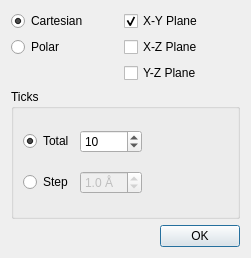
<?xml version="1.0" encoding="UTF-8"?>
<ui version="4.0">
 <class>MeshConfigurator</class>
 <widget class="QDialog" name="MeshConfigurator">
  <property name="geometry">
   <rect>
    <x>0</x>
    <y>0</y>
    <width>251</width>
    <height>258</height>
   </rect>
  </property>
  <property name="windowTitle">
   <string>Configure Mesh</string>
  </property>
  <layout class="QVBoxLayout" name="verticalLayout">
   <item>
    <layout class="QGridLayout" name="gridLayout_3">
     <item row="0" column="3">
      <spacer name="horizontalSpacer">
       <property name="orientation">
        <enum>Qt::Horizontal</enum>
       </property>
       <property name="sizeHint" stdset="0">
        <size>
         <width>40</width>
         <height>20</height>
        </size>
       </property>
      </spacer>
     </item>
     <item row="0" column="0">
      <widget class="QRadioButton" name="cartesianButton">
       <property name="text">
        <string>Cartesian</string>
       </property>
       <property name="checked">
        <bool>true</bool>
       </property>
      </widget>
     </item>
     <item row="1" column="0">
      <widget class="QRadioButton" name="polarButton">
       <property name="text">
        <string>Polar</string>
       </property>
      </widget>
     </item>
     <item row="0" column="1">
      <spacer name="horizontalSpacer_6">
       <property name="orientation">
        <enum>Qt::Horizontal</enum>
       </property>
       <property name="sizeType">
        <enum>QSizePolicy::Fixed</enum>
       </property>
       <property name="sizeHint" stdset="0">
        <size>
         <width>30</width>
         <height>20</height>
        </size>
       </property>
      </spacer>
     </item>
     <item row="2" column="2">
      <widget class="QCheckBox" name="yzCheckBox">
       <property name="text">
        <string>Y-Z Plane</string>
       </property>
      </widget>
     </item>
     <item row="0" column="2">
      <widget class="QCheckBox" name="xyCheckBox">
       <property name="text">
        <string>X-Y Plane</string>
       </property>
       <property name="checked">
        <bool>true</bool>
       </property>
      </widget>
     </item>
     <item row="1" column="2">
      <widget class="QCheckBox" name="xzCheckBox">
       <property name="text">
        <string>X-Z Plane</string>
       </property>
      </widget>
     </item>
    </layout>
   </item>
   <item>
    <widget class="QGroupBox" name="groupBox">
     <property name="title">
      <string>Ticks</string>
     </property>
     <layout class="QGridLayout" name="gridLayout">
      <item row="0" column="0">
       <widget class="QRadioButton" name="totalButton">
        <property name="text">
         <string>Total</string>
        </property>
        <property name="checked">
         <bool>true</bool>
        </property>
       </widget>
      </item>
      <item row="0" column="1">
       <widget class="QSpinBox" name="ticksSpinBox">
        <property name="maximum">
         <number>20</number>
        </property>
        <property name="value">
         <number>10</number>
        </property>
       </widget>
      </item>
      <item row="0" column="2">
       <spacer name="horizontalSpacer_12">
        <property name="orientation">
         <enum>Qt::Horizontal</enum>
        </property>
        <property name="sizeHint" stdset="0">
         <size>
          <width>40</width>
          <height>20</height>
         </size>
        </property>
       </spacer>
      </item>
      <item row="1" column="0">
       <widget class="QRadioButton" name="stepButton">
        <property name="text">
         <string>Step</string>
        </property>
       </widget>
      </item>
      <item row="1" column="1">
       <widget class="QDoubleSpinBox" name="stepSpinBox">
        <property name="enabled">
         <bool>false</bool>
        </property>
        <property name="suffix">
         <string> Å</string>
        </property>
        <property name="decimals">
         <number>1</number>
        </property>
        <property name="minimum">
         <double>0.500000000000000</double>
        </property>
        <property name="maximum">
         <double>10.000000000000000</double>
        </property>
        <property name="singleStep">
         <double>0.500000000000000</double>
        </property>
        <property name="value">
         <double>1.000000000000000</double>
        </property>
       </widget>
      </item>
     </layout>
    </widget>
   </item>
   <item>
    <layout class="QHBoxLayout" name="horizontalLayout_2">
     <item>
      <spacer name="horizontalSpacer_2">
       <property name="orientation">
        <enum>Qt::Horizontal</enum>
       </property>
       <property name="sizeHint" stdset="0">
        <size>
         <width>40</width>
         <height>20</height>
        </size>
       </property>
      </spacer>
     </item>
     <item>
      <widget class="QPushButton" name="okButton">
       <property name="text">
        <string>OK</string>
       </property>
      </widget>
     </item>
    </layout>
   </item>
  </layout>
 </widget>
 <resources/>
 <connections>
  <connection>
   <sender>okButton</sender>
   <signal>clicked()</signal>
   <receiver>MeshConfigurator</receiver>
   <slot>accept()</slot>
   <hints>
    <hint type="sourcelabel">
     <x>440</x>
     <y>281</y>
    </hint>
    <hint type="destinationlabel">
     <x>246</x>
     <y>163</y>
    </hint>
   </hints>
  </connection>
  <connection>
   <sender>totalButton</sender>
   <signal>clicked(bool)</signal>
   <receiver>stepSpinBox</receiver>
   <slot>setDisabled(bool)</slot>
   <hints>
    <hint type="sourcelabel">
     <x>53</x>
     <y>136</y>
    </hint>
    <hint type="destinationlabel">
     <x>129</x>
     <y>170</y>
    </hint>
   </hints>
  </connection>
  <connection>
   <sender>totalButton</sender>
   <signal>clicked(bool)</signal>
   <receiver>ticksSpinBox</receiver>
   <slot>setEnabled(bool)</slot>
   <hints>
    <hint type="sourcelabel">
     <x>53</x>
     <y>136</y>
    </hint>
    <hint type="destinationlabel">
     <x>129</x>
     <y>135</y>
    </hint>
   </hints>
  </connection>
  <connection>
   <sender>stepButton</sender>
   <signal>clicked(bool)</signal>
   <receiver>ticksSpinBox</receiver>
   <slot>setDisabled(bool)</slot>
   <hints>
    <hint type="sourcelabel">
     <x>53</x>
     <y>171</y>
    </hint>
    <hint type="destinationlabel">
     <x>129</x>
     <y>135</y>
    </hint>
   </hints>
  </connection>
  <connection>
   <sender>stepButton</sender>
   <signal>clicked(bool)</signal>
   <receiver>stepSpinBox</receiver>
   <slot>setEnabled(bool)</slot>
   <hints>
    <hint type="sourcelabel">
     <x>53</x>
     <y>171</y>
    </hint>
    <hint type="destinationlabel">
     <x>129</x>
     <y>170</y>
    </hint>
   </hints>
  </connection>
 </connections>
</ui>
